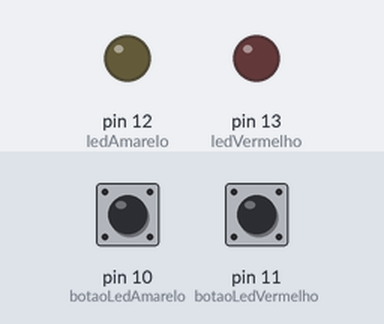
A sketch run on a simulated Arduino Uno, built with avr-gcc and run on an emulated ATmega328P. On the bench: output pins drawn as LEDs (lit = HIGH). Inputs (shaded band) come from the test bench; at power-on: pin 10 (botaoLedAmarelo) LOW, pin 11 (botaoLedVermelho) LOW.

Above: at 1.2 s.
1.3 s: pin 10 (botaoLedAmarelo) pulled HIGH for 0.15 s
At 2.2 s:
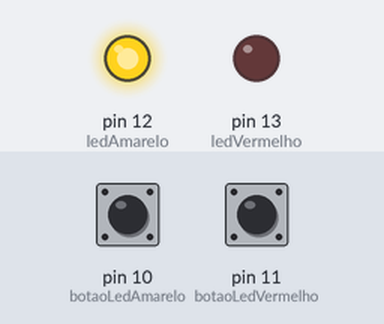
2.9 s: pin 11 (botaoLedVermelho) pulled HIGH for 0.15 s
At 3.3 s:
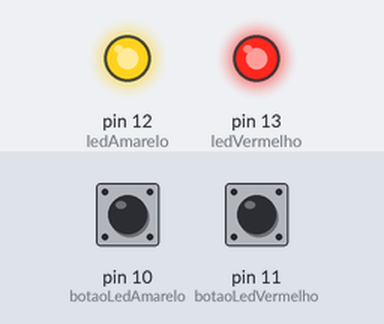
4.9 s: pin 11 (botaoLedVermelho) pulled HIGH for 3.2 s
At 9.3 s:
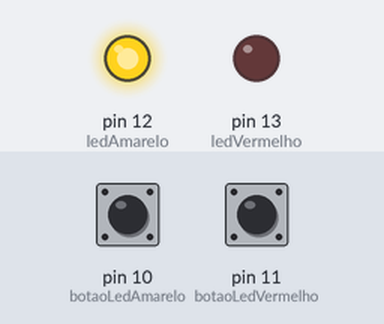
9.9 s: pin 10 (botaoLedAmarelo) pulled HIGH for 1 s
At 11.2 s:
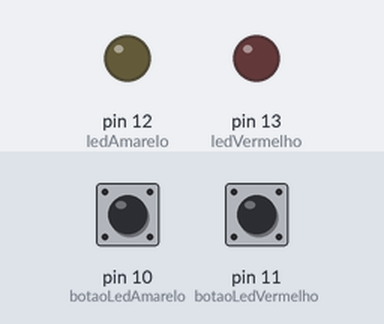
12.4 s: pin 11 (botaoLedVermelho) pulled HIGH for 1 s
At 13.2 s:
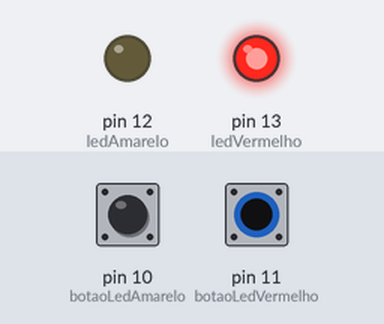
Timing chart, 0 to 15.4 s (numbered marks = the images above; inputs shaded):
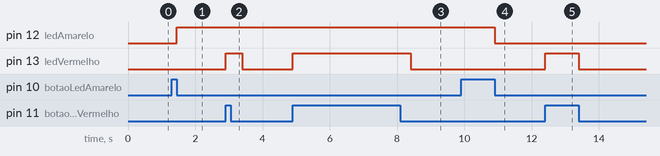

Measured:
- after the input at 1.3 s, pin 12 (ledAmarelo): LOW → HIGH after 0.15 s
- after the input at 2.9 s, pin 13 (ledVermelho): LOW → HIGH at once, → LOW 0.50 s later
- after the input at 4.9 s, pin 13 (ledVermelho): LOW → HIGH at once, → LOW 3.5 s later
- after the input at 9.9 s, pin 12 (ledAmarelo): HIGH → LOW after 1.0 s
- after the input at 12.4 s, pin 13 (ledVermelho): LOW → HIGH at once, → LOW 1.0 s later

The sketch:

BotaoECA_V2.ino
```cpp
const int ledVermelho = 13;
const int botaoLedVermelho = 11;
const int ledAmarelo = 12;
const int botaoLedAmarelo = 10;
int estado =0;
void setup(){
  pinMode(ledVermelho,OUTPUT);
  pinMode(botaoLedVermelho, INPUT);
  pinMode(ledAmarelo,OUTPUT);
  pinMode(botaoLedAmarelo, INPUT);
}

void loop(){
  if(digitalRead(botaoLedVermelho)==1){
    digitalWrite(ledVermelho,HIGH);
    delay(500);
  }else{
    digitalWrite(ledVermelho,LOW);
  }
  if(((digitalRead(botaoLedAmarelo)==1)&&(estado==0))){
    esperaSoltarBotao();
    digitalWrite(ledAmarelo,HIGH);
    estado=1;
   }
   if(((digitalRead(botaoLedAmarelo)==1)&&(estado==1))){
    esperaSoltarBotao();
    digitalWrite(ledAmarelo,LOW);
    estado=0;
   }
}


void esperaSoltarBotao(){
   while(digitalRead(botaoLedAmarelo)==1){delay(10);}
   while(digitalRead(botaoLedVermelho)==1){delay(10);}
}
```
